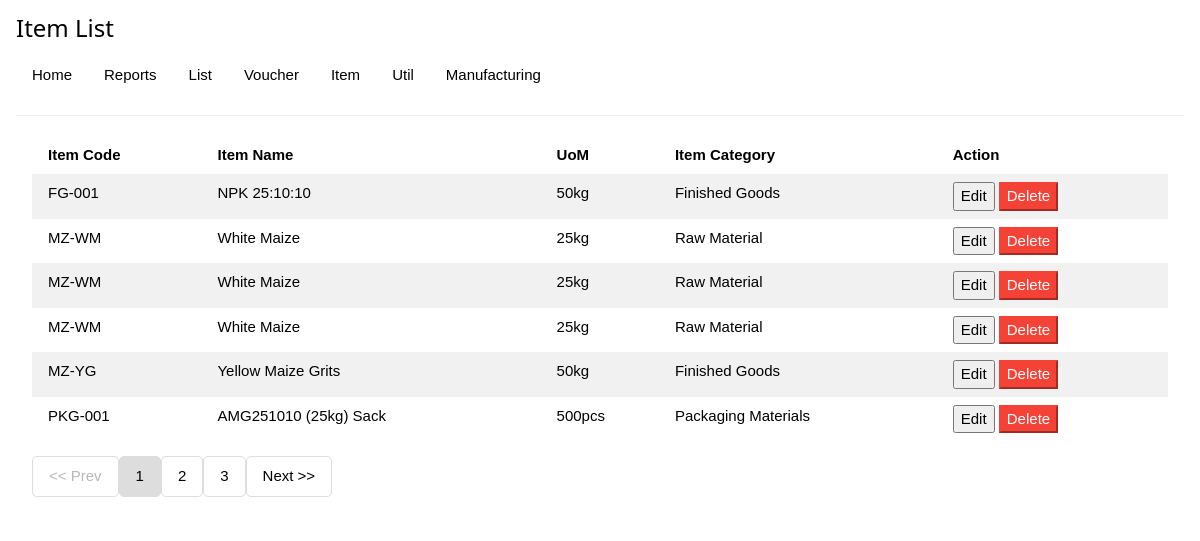
Screenshot of /app/itemlist.php with the database file from the repository.
### tables this page shows
CREATE TABLE `products` (
  `i_id` int(11) NOT NULL,
  `u_id` int(11) NOT NULL,
  `icode` varchar(25) NOT NULL,
  `iname` varchar(25) NOT NULL,
  `icat` varchar(25) NOT NULL
);

CREATE TABLE `uom` (
  `u_id` int(11) NOT NULL,
  `ucode` varchar(25) NOT NULL,
  `uname` varchar(25) NOT NULL
);

### app/itemlist.php (the view, shortened to what this page needs)
<?php
require_once '../inc/db.php';
$retsql = 'SELECT * FROM products as p INNER JOIN uom as u WHERE p.u_id = u.u_id ORDER BY p.icode ASC';
$result = mysqli_query($conn, $retsql);
$data = array();
while ($row = mysqli_fetch_array($result, MYSQLI_ASSOC)) {
	$data[] = $row;
}
$ilist = $data;
?>
<!DOCTYPE html>
<html>
<head>
	<link rel="stylesheet" type="text/css" href="../lib/sdt.css">
	<link rel="stylesheet" type="text/css" href="../lib/w3.css">
</head>
<body>
	<div class="w3-container">
		<h3>Item List</h3>
		<?php require_once '../inc/nav.php'; ?>
		<div class="w3-panel">
			<table id="matbl" class='w3-table w3-striped w3-hoverable itbl'>
				<thead>
					<tr>
						<th>Item Code</th>
						<th>Item Name</th>
						<th>UoM</th>
						<th>Item Category</th>
						<th>Action</th>
					</tr>
				</thead>
				<?php
				foreach ($ilist as $list) { ?>
					<tr>
						<td><?php echo $list["icode"]; ?></td>
						<td><?php echo $list["iname"]; ?></td>
						<td><?php echo $list["ucode"] ?></td>
						<td><?php echo $list["icat"]; ?></td>
						<td>
							<button><a href="item.php?iedit=<?php echo $list["i_id"]; ?>" style="text-decoration: none;">Edit</a></button>
							<button disabled class="w3-border-red w3-red"><a href="ajaxdb.php?idelete=<?php echo $list["i_id"]; ?>" style="text-decoration: none;">Delete</a></button>
						</td>
					</tr>
				<?php } ?>
			</table>
		</div>
	</div>
</body>
</html>

### inc/nav.php (shortened to what this page needs)
<div class="w3-bar">
	<a class="w3-bar-item w3-button" href="home.php">Home</a>
	<div class="w3-dropdown-hover">
		<button class="w3-button">Reports</button>
	</div>
	<div class="w3-dropdown-hover">
		<button class="w3-button">List</button>
	</div>
	<div class="w3-dropdown-hover">
		<button class="w3-button">Voucher</button>
	</div>
	<div class="w3-dropdown-hover">
		<button class="w3-button">Item</button>
	</div>
	<div class="w3-dropdown-hover">
		<button class="w3-button">Util</button>
	</div>
	<div class="w3-dropdown-hover">
		<button class="w3-button">Manufacturing</button>
	</div>
</div>
<hr>

### rows the page displays
products: icode "FG-001", iname "NPK 25:10:10", u.ucode "50kg", icat "Finished Goods"
products: icode "MZ-WM", iname "White Maize", u.ucode "25kg", icat "Raw Material"
products: icode "MZ-WM", iname "White Maize", u.ucode "25kg", icat "Raw Material"
products: icode "MZ-WM", iname "White Maize", u.ucode "25kg", icat "Raw Material"
products: icode "MZ-YG", iname "Yellow Maize Grits", u.ucode "50kg", icat "Finished Goods"
products: icode "PKG-001", iname "AMG251010 (25kg) Sack", u.ucode "500pcs", icat "Packaging Materials"
